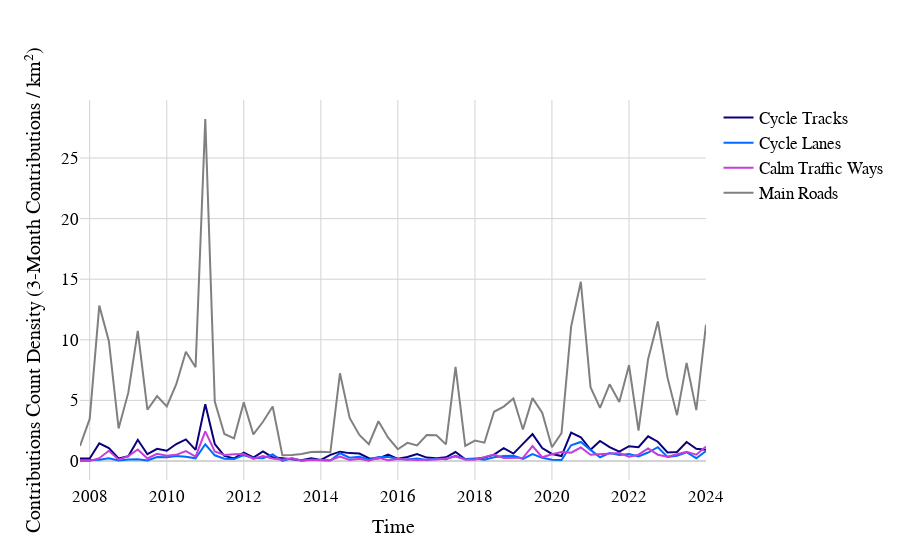

Notebook cell for this chart:
### Markdown cell above
### Contributions Count Density
Number of contributions (by OSM users) divided by total area (in square kilometres), quarterly time series in 3-month intervals up to the present, for each class of infrastructure.

### Code cell
load_plot(
    gjson_area,
    "https://api.ohsome.org/v1/contributions/count/density",
    querydict=dict_opwizquerries,
    ylabel="Contributions Count Density (3-Month Contributions / km²)",
    roads=w.value,
)
